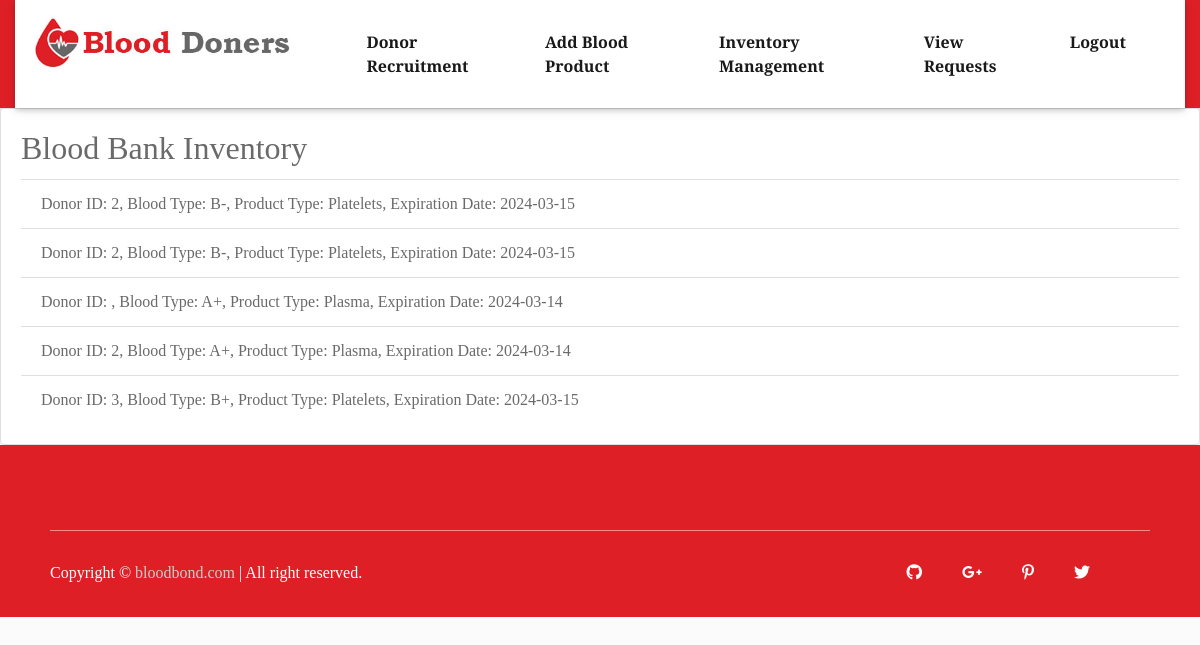
Page /inventory on the committed database.
### bank/models.py (models this page shows)
class BloodProduct(models.Model):
    donor_id = models.CharField(max_length=50)
    blood_type = models.CharField(max_length=10)
    product_type = models.CharField(max_length=50)
    expiration_date = models.DateField()
    def __str__(self):
        return f"Donor ID: {self.donor_id}, Blood Type: {self.blood_type}, Product Type: {self.product_type}, Expiration Date: {self.expiration_date}"

### bank/views.py (the view)
# urls.py: path('inventory', views.display_inventory, name='display_inventory'),
def display_inventory(request):
    inventory = BloodProduct.objects.all()
    return render(request, 'inventory.html', {'inventory': inventory})

### templates/inventory.html
<!DOCTYPE html>
{% include 'bank_header.html' %}
<div class="card">
    <div class="card-body">
        <h2 class="card-title">Blood Bank Inventory</h2>
        <ul class="list-group list-group-flush">
            {% for product in inventory %}
                <li class="list-group-item">{{ product }}</li>
            {% endfor %}
        </ul>
    </div>
</div>
{% include 'footer.html' %}

### static/assets/css/style.css (style rules this page uses)
* { margin: 0px; padding: 0px; list-style: none; }
ul { margin-bottom: 0; padding-left: 0; }
html, body { height: 100%; }
::placeholder { color: #747f8a !important; font-size: 13px; opacity: .5 !important; }
h1, h2, h3, h4, h5, h6 { font-family: montserrat; }
body { background-color: #f1f1f145 !important; font-family: 'Merriweather', serif; color: #6A6A6A; overflow-x: hidden; }
html { scroll-behavior: smooth; }

### rows in the picture
BloodProduct: donor+blood_type+product_type "Donor ID: 2, Blood Type: B-, Product Type: Platelets, Expiration Date: 2024-03-15"
BloodProduct: donor+blood_type+product_type "Donor ID: 2, Blood Type: B-, Product Type: Platelets, Expiration Date: 2024-03-15"
BloodProduct: donor+blood_type+product_type "Donor ID: , Blood Type: A+, Product Type: Plasma, Expiration Date: 2024-03-14"
BloodProduct: donor+blood_type+product_type "Donor ID: 2, Blood Type: A+, Product Type: Plasma, Expiration Date: 2024-03-14"
BloodProduct: donor+blood_type+product_type "Donor ID: 3, Blood Type: B+, Product Type: Platelets, Expiration Date: 2024-03-15"
